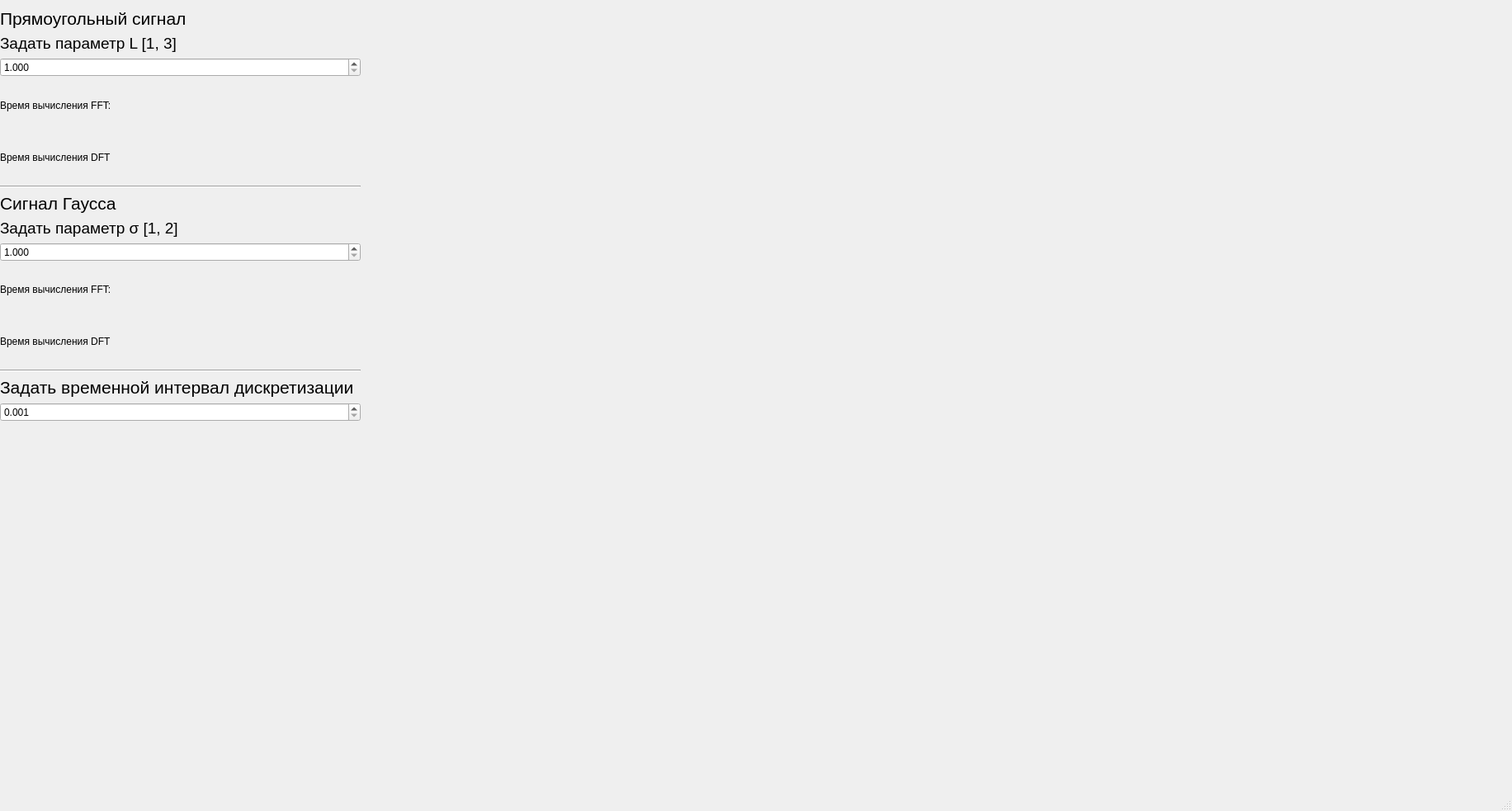
<?xml version="1.0" encoding="UTF-8"?>
<ui version="4.0">
 <class>MainWindow</class>
 <widget class="QMainWindow" name="MainWindow">
  <property name="geometry">
   <rect>
    <x>0</x>
    <y>0</y>
    <width>1832</width>
    <height>983</height>
   </rect>
  </property>
  <property name="windowTitle">
   <string>MainWindow</string>
  </property>
  <widget class="QWidget" name="centralwidget">
   <widget class="QWidget" name="verticalLayoutWidget">
    <property name="geometry">
     <rect>
      <x>0</x>
      <y>10</y>
      <width>437</width>
      <height>501</height>
     </rect>
    </property>
    <layout class="QVBoxLayout" name="verticalLayout">
     <item>
      <widget class="QLabel" name="label">
       <property name="sizePolicy">
        <sizepolicy hsizetype="Fixed" vsizetype="Fixed">
         <horstretch>0</horstretch>
         <verstretch>0</verstretch>
        </sizepolicy>
       </property>
       <property name="font">
        <font>
         <pointsize>16</pointsize>
        </font>
       </property>
       <property name="text">
        <string>Прямоугольный сигнал</string>
       </property>
       <property name="textFormat">
        <enum>Qt::PlainText</enum>
       </property>
       <property name="margin">
        <number>1</number>
       </property>
      </widget>
     </item>
     <item>
      <widget class="QLabel" name="label_2">
       <property name="sizePolicy">
        <sizepolicy hsizetype="Fixed" vsizetype="Fixed">
         <horstretch>0</horstretch>
         <verstretch>0</verstretch>
        </sizepolicy>
       </property>
       <property name="font">
        <font>
         <pointsize>14</pointsize>
        </font>
       </property>
       <property name="text">
        <string>Задать параметр L [1, 3]</string>
       </property>
      </widget>
     </item>
     <item>
      <widget class="QDoubleSpinBox" name="rectLdoubleSpinBox">
       <property name="decimals">
        <number>3</number>
       </property>
       <property name="minimum">
        <double>1.000000000000000</double>
       </property>
       <property name="maximum">
        <double>3.000000000000000</double>
       </property>
       <property name="singleStep">
        <double>0.000000000000000</double>
       </property>
       <property name="stepType">
        <enum>QAbstractSpinBox::AdaptiveDecimalStepType</enum>
       </property>
       <property name="value">
        <double>1.000000000000000</double>
       </property>
      </widget>
     </item>
     <item>
      <layout class="QHBoxLayout" name="horizontalLayout">
       <property name="sizeConstraint">
        <enum>QLayout::SetMinimumSize</enum>
       </property>
       <item>
        <widget class="QLabel" name="label_3">
         <property name="sizePolicy">
          <sizepolicy hsizetype="Minimum" vsizetype="Minimum">
           <horstretch>0</horstretch>
           <verstretch>0</verstretch>
          </sizepolicy>
         </property>
         <property name="text">
          <string>Время вычисления FFT:</string>
         </property>
        </widget>
       </item>
       <item>
        <widget class="QLabel" name="RectTimeFFTLabel">
         <property name="text">
          <string/>
         </property>
        </widget>
       </item>
       <item>
        <spacer name="horizontalSpacer">
         <property name="orientation">
          <enum>Qt::Horizontal</enum>
         </property>
         <property name="sizeHint" stdset="0">
          <size>
           <width>40</width>
           <height>20</height>
          </size>
         </property>
        </spacer>
       </item>
      </layout>
     </item>
     <item>
      <layout class="QHBoxLayout" name="horizontalLayout_2">
       <item>
        <widget class="QLabel" name="label_4">
         <property name="text">
          <string>Время вычисления DFT</string>
         </property>
        </widget>
       </item>
       <item>
        <widget class="QLabel" name="RectTimeDFTLabel">
         <property name="text">
          <string/>
         </property>
        </widget>
       </item>
       <item>
        <spacer name="horizontalSpacer_2">
         <property name="orientation">
          <enum>Qt::Horizontal</enum>
         </property>
         <property name="sizeHint" stdset="0">
          <size>
           <width>40</width>
           <height>20</height>
          </size>
         </property>
        </spacer>
       </item>
      </layout>
     </item>
     <item>
      <widget class="Line" name="line">
       <property name="orientation">
        <enum>Qt::Horizontal</enum>
       </property>
      </widget>
     </item>
     <item>
      <widget class="QLabel" name="label_6">
       <property name="sizePolicy">
        <sizepolicy hsizetype="Fixed" vsizetype="Fixed">
         <horstretch>0</horstretch>
         <verstretch>0</verstretch>
        </sizepolicy>
       </property>
       <property name="font">
        <font>
         <pointsize>16</pointsize>
        </font>
       </property>
       <property name="text">
        <string>Cигнал Гаусса</string>
       </property>
       <property name="textFormat">
        <enum>Qt::PlainText</enum>
       </property>
       <property name="margin">
        <number>1</number>
       </property>
      </widget>
     </item>
     <item>
      <widget class="QLabel" name="label_7">
       <property name="sizePolicy">
        <sizepolicy hsizetype="Fixed" vsizetype="Fixed">
         <horstretch>0</horstretch>
         <verstretch>0</verstretch>
        </sizepolicy>
       </property>
       <property name="font">
        <font>
         <pointsize>14</pointsize>
        </font>
       </property>
       <property name="text">
        <string>Задать параметр σ [1, 2]</string>
       </property>
      </widget>
     </item>
     <item>
      <widget class="QDoubleSpinBox" name="gaussSigmadoubleSpinBox">
       <property name="decimals">
        <number>3</number>
       </property>
       <property name="minimum">
        <double>1.000000000000000</double>
       </property>
       <property name="maximum">
        <double>2.000000000000000</double>
       </property>
       <property name="singleStep">
        <double>1.000000000000000</double>
       </property>
       <property name="stepType">
        <enum>QAbstractSpinBox::AdaptiveDecimalStepType</enum>
       </property>
       <property name="value">
        <double>1.000000000000000</double>
       </property>
      </widget>
     </item>
     <item>
      <layout class="QHBoxLayout" name="horizontalLayout_3">
       <property name="sizeConstraint">
        <enum>QLayout::SetMinimumSize</enum>
       </property>
       <item>
        <widget class="QLabel" name="label_8">
         <property name="sizePolicy">
          <sizepolicy hsizetype="Minimum" vsizetype="Minimum">
           <horstretch>0</horstretch>
           <verstretch>0</verstretch>
          </sizepolicy>
         </property>
         <property name="text">
          <string>Время вычисления FFT:</string>
         </property>
        </widget>
       </item>
       <item>
        <widget class="QLabel" name="GaussTimeFFTLabel">
         <property name="text">
          <string/>
         </property>
        </widget>
       </item>
       <item>
        <spacer name="horizontalSpacer_3">
         <property name="orientation">
          <enum>Qt::Horizontal</enum>
         </property>
         <property name="sizeHint" stdset="0">
          <size>
           <width>40</width>
           <height>20</height>
          </size>
         </property>
        </spacer>
       </item>
      </layout>
     </item>
     <item>
      <layout class="QHBoxLayout" name="horizontalLayout_4">
       <item>
        <widget class="QLabel" name="label_9">
         <property name="text">
          <string>Время вычисления DFT</string>
         </property>
        </widget>
       </item>
       <item>
        <widget class="QLabel" name="GaussTimeDFTLabel">
         <property name="text">
          <string/>
         </property>
        </widget>
       </item>
       <item>
        <spacer name="horizontalSpacer_4">
         <property name="orientation">
          <enum>Qt::Horizontal</enum>
         </property>
         <property name="sizeHint" stdset="0">
          <size>
           <width>40</width>
           <height>20</height>
          </size>
         </property>
        </spacer>
       </item>
      </layout>
     </item>
     <item>
      <widget class="Line" name="line_2">
       <property name="orientation">
        <enum>Qt::Horizontal</enum>
       </property>
      </widget>
     </item>
     <item>
      <widget class="QLabel" name="label_5">
       <property name="sizePolicy">
        <sizepolicy hsizetype="Fixed" vsizetype="Fixed">
         <horstretch>0</horstretch>
         <verstretch>0</verstretch>
        </sizepolicy>
       </property>
       <property name="font">
        <font>
         <pointsize>16</pointsize>
        </font>
       </property>
       <property name="text">
        <string>Задать временной интервал дискретизации</string>
       </property>
       <property name="textFormat">
        <enum>Qt::PlainText</enum>
       </property>
       <property name="margin">
        <number>1</number>
       </property>
      </widget>
     </item>
     <item>
      <widget class="QDoubleSpinBox" name="dxdoubleSpinBox">
       <property name="decimals">
        <number>3</number>
       </property>
       <property name="minimum">
        <double>0.001000000000000</double>
       </property>
       <property name="stepType">
        <enum>QAbstractSpinBox::AdaptiveDecimalStepType</enum>
       </property>
       <property name="value">
        <double>0.001000000000000</double>
       </property>
      </widget>
     </item>
    </layout>
   </widget>
   <widget class="QWidget" name="rectPlotwidget" native="true">
    <property name="geometry">
     <rect>
      <x>440</x>
      <y>10</y>
      <width>1381</width>
      <height>401</height>
     </rect>
    </property>
    <property name="sizePolicy">
     <sizepolicy hsizetype="Expanding" vsizetype="Expanding">
      <horstretch>0</horstretch>
      <verstretch>0</verstretch>
     </sizepolicy>
    </property>
   </widget>
   <widget class="QWidget" name="gaussPlotwidget" native="true">
    <property name="geometry">
     <rect>
      <x>440</x>
      <y>420</y>
      <width>1391</width>
      <height>531</height>
     </rect>
    </property>
    <property name="sizePolicy">
     <sizepolicy hsizetype="Expanding" vsizetype="Expanding">
      <horstretch>0</horstretch>
      <verstretch>0</verstretch>
     </sizepolicy>
    </property>
   </widget>
  </widget>
  <widget class="QStatusBar" name="statusbar"/>
 </widget>
 <resources/>
 <connections/>
</ui>
